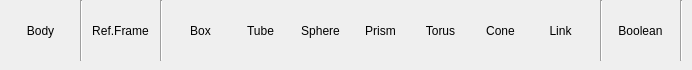
      <widget class="QWidget" name="tabBodies">
       <attribute name="title">
        <string>Bodies</string>
       </attribute>
       <widget class="QToolButton" name="btnBody">
        <property name="geometry">
         <rect>
          <x>10</x>
          <y>0</y>
          <width>61</width>
          <height>61</height>
         </rect>
        </property>
        <property name="toolTip">
         <string>&lt;html&gt;&lt;head/&gt;&lt;body&gt;&lt;p&gt;Open Body Properties panel&lt;/p&gt;&lt;/body&gt;&lt;/html&gt;</string>
        </property>
        <property name="text">
         <string>Body</string>
        </property>
        <property name="iconSize">
         <size>
          <width>40</width>
          <height>40</height>
         </size>
        </property>
        <property name="popupMode">
         <enum>QToolButton::ToolButtonPopupMode::DelayedPopup</enum>
        </property>
        <property name="toolButtonStyle">
         <enum>Qt::ToolButtonStyle::ToolButtonFollowStyle</enum>
        </property>
        <property name="autoRaise">
         <bool>true</bool>
        </property>
       </widget>
       <widget class="QToolButton" name="btnRF">
        <property name="geometry">
         <rect>
          <x>90</x>
          <y>0</y>
          <width>61</width>
          <height>61</height>
         </rect>
        </property>
        <property name="toolTip">
         <string>&lt;html&gt;&lt;head/&gt;&lt;body&gt;&lt;p&gt;Open Reference Frame Properties panel&lt;/p&gt;&lt;/body&gt;&lt;/html&gt;</string>
        </property>
        <property name="text">
         <string>Ref.Frame</string>
        </property>
        <property name="iconSize">
         <size>
          <width>40</width>
          <height>40</height>
         </size>
        </property>
        <property name="toolButtonStyle">
         <enum>Qt::ToolButtonStyle::ToolButtonTextUnderIcon</enum>
        </property>
        <property name="autoRaise">
         <bool>true</bool>
        </property>
       </widget>
       <widget class="Line" name="line_9">
        <property name="geometry">
         <rect>
          <x>160</x>
          <y>0</y>
          <width>3</width>
          <height>61</height>
         </rect>
        </property>
        <property name="orientation">
         <enum>Qt::Orientation::Vertical</enum>
        </property>
       </widget>
       <widget class="QToolButton" name="btnBox">
        <property name="geometry">
         <rect>
          <x>170</x>
          <y>0</y>
          <width>61</width>
          <height>61</height>
         </rect>
        </property>
        <property name="toolTip">
         <string>&lt;html&gt;&lt;head/&gt;&lt;body&gt;&lt;p&gt;Create Box with defined dimensions&lt;/p&gt;&lt;/body&gt;&lt;/html&gt;</string>
        </property>
        <property name="text">
         <string>Box</string>
        </property>
        <property name="iconSize">
         <size>
          <width>40</width>
          <height>40</height>
         </size>
        </property>
        <property name="toolButtonStyle">
         <enum>Qt::ToolButtonStyle::ToolButtonTextUnderIcon</enum>
        </property>
        <property name="autoRaise">
         <bool>true</bool>
        </property>
       </widget>
       <widget class="QToolButton" name="btnTube">
        <property name="geometry">
         <rect>
          <x>230</x>
          <y>0</y>
          <width>61</width>
          <height>61</height>
         </rect>
        </property>
        <property name="toolTip">
         <string>&lt;html&gt;&lt;head/&gt;&lt;body&gt;&lt;p&gt;Create Hollow Cylinder (Tube) with defined dimensions&lt;/p&gt;&lt;/body&gt;&lt;/html&gt;</string>
        </property>
        <property name="text">
         <string>Tube</string>
        </property>
        <property name="iconSize">
         <size>
          <width>40</width>
          <height>40</height>
         </size>
        </property>
        <property name="toolButtonStyle">
         <enum>Qt::ToolButtonStyle::ToolButtonTextUnderIcon</enum>
        </property>
        <property name="autoRaise">
         <bool>true</bool>
        </property>
       </widget>
       <widget class="QToolButton" name="btnSphere">
        <property name="geometry">
         <rect>
          <x>290</x>
          <y>0</y>
          <width>61</width>
          <height>61</height>
         </rect>
        </property>
        <property name="toolTip">
         <string>&lt;html&gt;&lt;head/&gt;&lt;body&gt;&lt;p&gt;Create solid Sphere with defined radius&lt;/p&gt;&lt;/body&gt;&lt;/html&gt;</string>
        </property>
        <property name="text">
         <string>Sphere</string>
        </property>
        <property name="iconSize">
         <size>
          <width>40</width>
          <height>40</height>
         </size>
        </property>
        <property name="toolButtonStyle">
         <enum>Qt::ToolButtonStyle::ToolButtonTextUnderIcon</enum>
        </property>
        <property name="autoRaise">
         <bool>true</bool>
        </property>
       </widget>
       <widget class="QToolButton" name="btnPrism">
        <property name="geometry">
         <rect>
          <x>350</x>
          <y>0</y>
          <width>61</width>
          <height>61</height>
         </rect>
        </property>
        <property name="toolTip">
         <string>&lt;html&gt;&lt;head/&gt;&lt;body&gt;&lt;p&gt;Create Uniform Prism with defined dimensions&lt;/p&gt;&lt;/body&gt;&lt;/html&gt;</string>
        </property>
        <property name="text">
         <string>Prism</string>
        </property>
        <property name="iconSize">
         <size>
          <width>40</width>
          <height>40</height>
         </size>
        </property>
        <property name="toolButtonStyle">
         <enum>Qt::ToolButtonStyle::ToolButtonTextUnderIcon</enum>
        </property>
        <property name="autoRaise">
         <bool>true</bool>
        </property>
       </widget>
       <widget class="QToolButton" name="btnTorus">
        <property name="geometry">
         <rect>
          <x>410</x>
          <y>0</y>
          <width>61</width>
          <height>61</height>
         </rect>
        </property>
        <property name="toolTip">
         <string>&lt;html&gt;&lt;head/&gt;&lt;body&gt;&lt;p&gt;Create solid Torus with defined dimensions&lt;/p&gt;&lt;/body&gt;&lt;/html&gt;</string>
        </property>
        <property name="text">
         <string>Torus</string>
        </property>
        <property name="iconSize">
         <size>
          <width>40</width>
          <height>40</height>
         </size>
        </property>
        <property name="toolButtonStyle">
         <enum>Qt::ToolButtonStyle::ToolButtonTextUnderIcon</enum>
        </property>
        <property name="autoRaise">
         <bool>true</bool>
        </property>
       </widget>
       <widget class="QToolButton" name="btnCone">
        <property name="geometry">
         <rect>
          <x>470</x>
          <y>0</y>
          <width>61</width>
          <height>61</height>
         </rect>
        </property>
        <property name="toolTip">
         <string>&lt;html&gt;&lt;head/&gt;&lt;body&gt;&lt;p&gt;Create Truncated Cone with defined dimensions&lt;/p&gt;&lt;/body&gt;&lt;/html&gt;</string>
        </property>
        <property name="text">
         <string>Cone</string>
        </property>
        <property name="iconSize">
         <size>
          <width>40</width>
          <height>40</height>
         </size>
        </property>
        <property name="toolButtonStyle">
         <enum>Qt::ToolButtonStyle::ToolButtonTextUnderIcon</enum>
        </property>
        <property name="autoRaise">
         <bool>true</bool>
        </property>
       </widget>
       <widget class="QToolButton" name="btnLink">
        <property name="geometry">
         <rect>
          <x>530</x>
          <y>0</y>
          <width>61</width>
          <height>61</height>
         </rect>
        </property>
        <property name="toolTip">
         <string>&lt;html&gt;&lt;head/&gt;&lt;body&gt;&lt;p&gt;Create rigid Connecting Rod (Link) with defined dimensions&lt;/p&gt;&lt;/body&gt;&lt;/html&gt;</string>
        </property>
        <property name="text">
         <string>Link</string>
        </property>
        <property name="iconSize">
         <size>
          <width>40</width>
          <height>40</height>
         </size>
        </property>
        <property name="toolButtonStyle">
         <enum>Qt::ToolButtonStyle::ToolButtonTextUnderIcon</enum>
        </property>
        <property name="autoRaise">
         <bool>true</bool>
        </property>
       </widget>
       <widget class="Line" name="line_10">
        <property name="geometry">
         <rect>
          <x>80</x>
          <y>0</y>
          <width>3</width>
          <height>61</height>
         </rect>
        </property>
        <property name="orientation">
         <enum>Qt::Orientation::Vertical</enum>
        </property>
       </widget>
       <widget class="Line" name="line_12">
        <property name="geometry">
         <rect>
          <x>600</x>
          <y>0</y>
          <width>3</width>
          <height>61</height>
         </rect>
        </property>
        <property name="orientation">
         <enum>Qt::Orientation::Vertical</enum>
        </property>
       </widget>
       <widget class="QToolButton" name="btnBoolean">
        <property name="geometry">
         <rect>
          <x>610</x>
          <y>0</y>
          <width>61</width>
          <height>61</height>
         </rect>
        </property>
        <property name="toolTip">
         <string>&lt;html&gt;&lt;head/&gt;&lt;body&gt;&lt;p&gt;Create rigid Connecting Rod (Link) with defined dimensions&lt;/p&gt;&lt;/body&gt;&lt;/html&gt;</string>
        </property>
        <property name="text">
         <string>Boolean</string>
        </property>
        <property name="iconSize">
         <size>
          <width>40</width>
          <height>40</height>
         </size>
        </property>
        <property name="toolButtonStyle">
         <enum>Qt::ToolButtonStyle::ToolButtonTextUnderIcon</enum>
        </property>
        <property name="autoRaise">
         <bool>true</bool>
        </property>
       </widget>
       <widget class="Line" name="line_21">
        <property name="geometry">
         <rect>
          <x>680</x>
          <y>0</y>
          <width>3</width>
          <height>61</height>
         </rect>
        </property>
        <property name="orientation">
         <enum>Qt::Orientation::Vertical</enum>
        </property>
       </widget>
      </widget>
